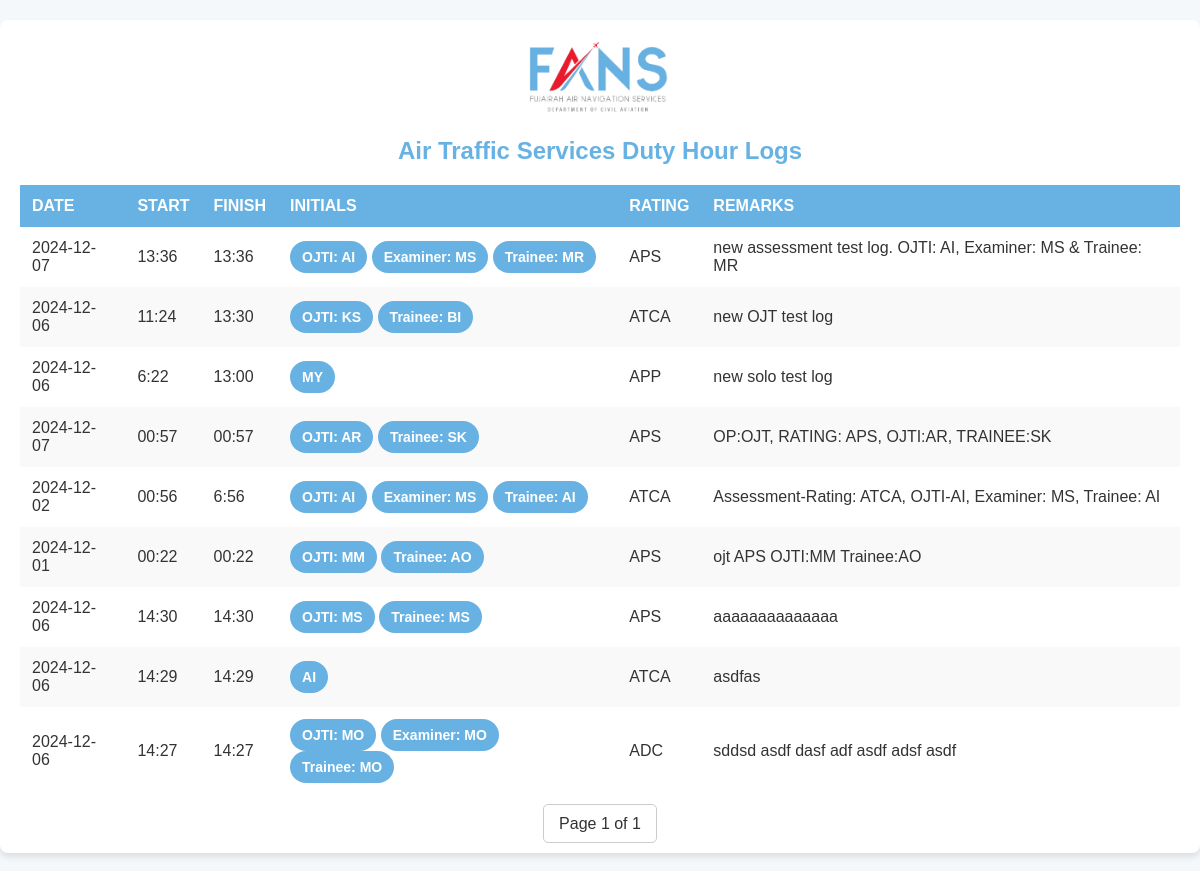
/ats_logs, run on an earlier commit of the app's database.
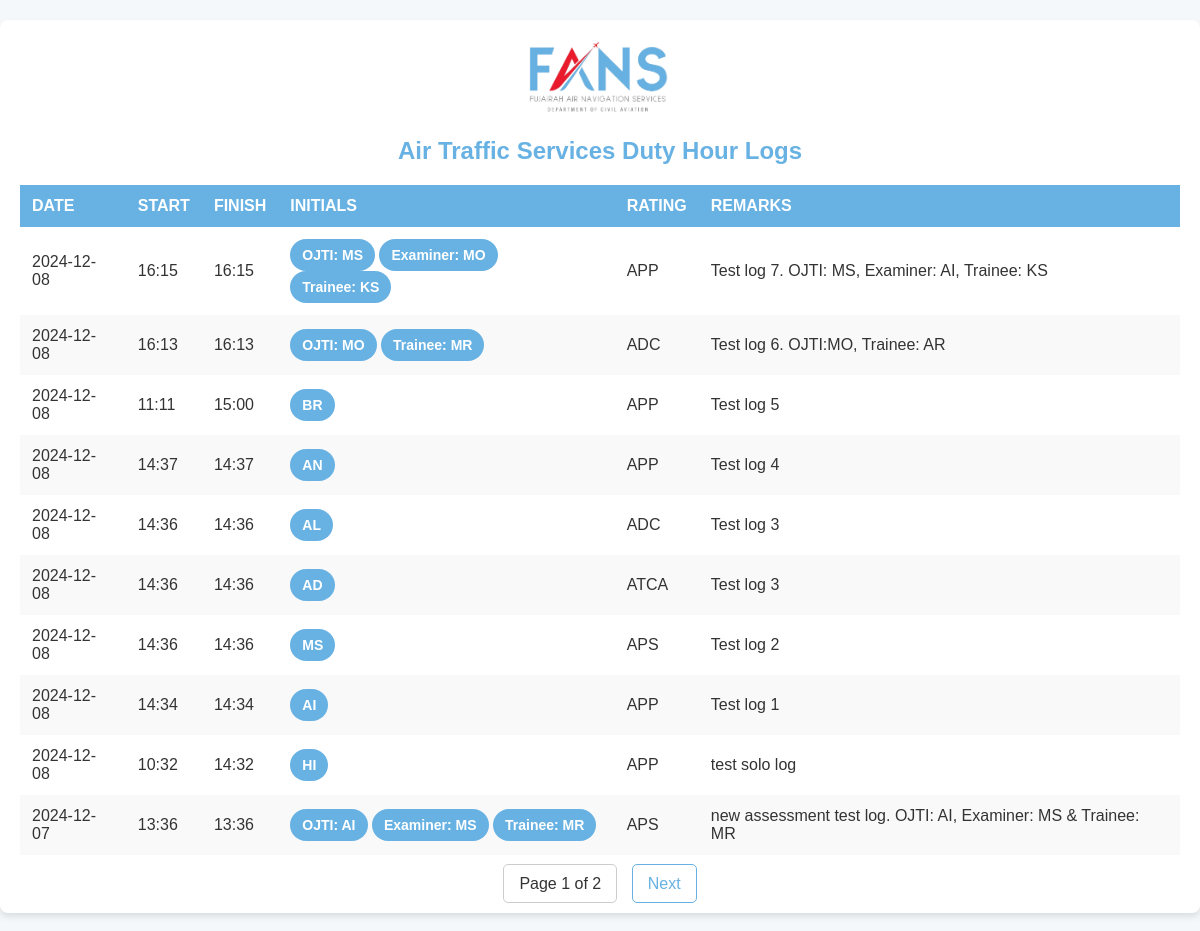
And on a later commit of the database.
### tables this page shows
CREATE TABLE ats_log (
                id INTEGER PRIMARY KEY AUTOINCREMENT,
                date TEXT,
                start TEXT,
                finish TEXT,
                initial TEXT,
                rating TEXT,
                remarks TEXT,
                ojti TEXT,
                examiner TEXT,
                trainee TEXT,
                op TEXT
            );

### app.py (the view)
@app.route('/ats_logs', methods=['GET'])
def ats_logs():
    page = request.args.get('page', 1, type=int)
    offset = (page - 1) * per_page
    with sqlite3.connect(DATABASE) as conn:
        cursor = conn.cursor()
        cursor.execute('''
            SELECT id, date, start, finish, initial, rating, remarks, ojti, examiner, trainee, op
            FROM ats_log ORDER BY id DESC
            LIMIT ? OFFSET ?
        ''', (per_page, offset))
        logs = cursor.fetchall()
        cursor.execute('SELECT COUNT(*) FROM ats_log')
        total_logs = cursor.fetchone()[0]
    total_pages = (total_logs + per_page - 1) // per_page
    return render_template('ats_logs.html', logs=logs, page=page, total_pages=total_pages)

### templates/ats_logs.html (shortened to what this page needs)
<!DOCTYPE html>
<html lang="en">
<head>
    <link rel="stylesheet" href="/static/styles.css">
</head>
<body>
    <div class="container">
        <img src="/static/logo.png" alt="FANS Logo" class="logo">
        <h1>Air Traffic Services Duty Hour Logs</h1>
        <table>
            <thead>
                <tr>
                    <th>Date</th>
                    <th>Start</th>
                    <th>Finish</th>
                    <th>Initials</th>
                    <th>Rating</th>
                    <th>Remarks</th>
                </tr>
            </thead>
            <tbody>
                {% for log in logs %}
                <tr>
                    <td>{{ log[1] }}</td>
                    <td>{{ log[2] }}</td>
                    <td>{{ log[3] }}</td>
                    <td>
                        {% if log[10] == "Solo" %}
                        <span class="chip">{{ log[4] }}</span>
                        {% elif log[10] == "OJT" %}
                        <span class="chip">OJTI: {{ log[7] }}</span>
                        <span class="chip">Trainee: {{ log[9] }}</span>
                        {% elif log[10] == "Assessment" %}
                        <span class="chip">OJTI: {{ log[7] }}</span>
                        <span class="chip">Examiner: {{ log[8] }}</span>
                        <span class="chip">Trainee: {{ log[9] }}</span>
                        {% endif %}
                    </td>
                    <td>{{ log[5] }}</td>
                    <td>{{ log[6] }}</td>
                </tr>
                {% endfor %}
            </tbody>
        </table>
        <div class="pagination">
            <span>Page {{ page }} of {{ total_pages }}</span>
            {% if page < total_pages %}
            <a href="{{ url_for('ats_logs', page=page+1) }}">Next</a>
            {% endif %}
        </div>
    </div>
</body>
</html>

What changed in the data, as far as the page shows it:
no longer on this page (row unchanged): ats_log: date "2024-12-06", start "11:24", finish "13:30", ojti "KS", trainee "BI", rating "ATCA", remarks "new OJT test log"
no longer on this page (row unchanged): ats_log: date "2024-12-06", start "6:22", finish "13:00", initial "MY", rating "APP", remarks "new solo test log"
no longer on this page (row unchanged): ats_log: date "2024-12-07", start "00:57", finish "00:57", ojti "AR", trainee "SK", rating "APS", remarks "OP:OJT, RATING: APS, OJTI:AR, TRAINEE:SK"
no longer on this page (row unchanged): ats_log: date "2024-12-02", start "00:56", finish "6:56", ojti "AI", examiner "MS", trainee "AI", rating "ATCA", remarks "Assessment-Rating: ATCA, OJTI-AI, Examiner: MS, Trainee: AI"
no longer on this page (row unchanged): ats_log: date "2024-12-01", start "00:22", finish "00:22", ojti "MM", trainee "AO", rating "APS", remarks "ojt APS OJTI:MM Trainee:AO"
no longer on this page (row unchanged): ats_log: date "2024-12-06", start "14:30", finish "14:30", ojti "MS", trainee "MS", rating "APS", remarks "aaaaaaaaaaaaaa"
no longer on this page (row unchanged): ats_log: date "2024-12-06", start "14:29", finish "14:29", initial "AI", rating "ATCA", remarks "asdfas"
no longer on this page (row unchanged): ats_log: date "2024-12-06", start "14:27", finish "14:27", ojti "MO", examiner "MO", trainee "MO", rating "ADC", remarks "sddsd asdf dasf adf asdf adsf asdf"
added ats_log: date "2024-12-08", start "16:15", finish "16:15", ojti "MS", examiner "MO", trainee "KS", rating "APP", remarks "Test log 7. OJTI: MS, Examiner: AI, Trainee: KS"
added ats_log: date "2024-12-08", start "16:13", finish "16:13", ojti "MO", trainee "MR", rating "ADC", remarks "Test log 6. OJTI:MO, Trainee: AR"
added ats_log: date "2024-12-08", start "11:11", finish "15:00", initial "BR", rating "APP", remarks "Test log 5"
added ats_log: date "2024-12-08", start "14:37", finish "14:37", initial "AN", rating "APP", remarks "Test log 4"
added ats_log: date "2024-12-08", start "14:36", finish "14:36", initial "AL", rating "ADC", remarks "Test log 3"
added ats_log: date "2024-12-08", start "14:36", finish "14:36", initial "AD", rating "ATCA", remarks "Test log 3"
added ats_log: date "2024-12-08", start "14:36", finish "14:36", initial "MS", rating "APS", remarks "Test log 2"
added ats_log: date "2024-12-08", start "14:34", finish "14:34", initial "AI", rating "APP", remarks "Test log 1"
added ats_log: date "2024-12-08", start "10:32", finish "14:32", initial "HI", rating "APP", remarks "test solo log"
Also different on the page:
{{ total_pages }}: "1" → "2"
text now shown: "Next"
